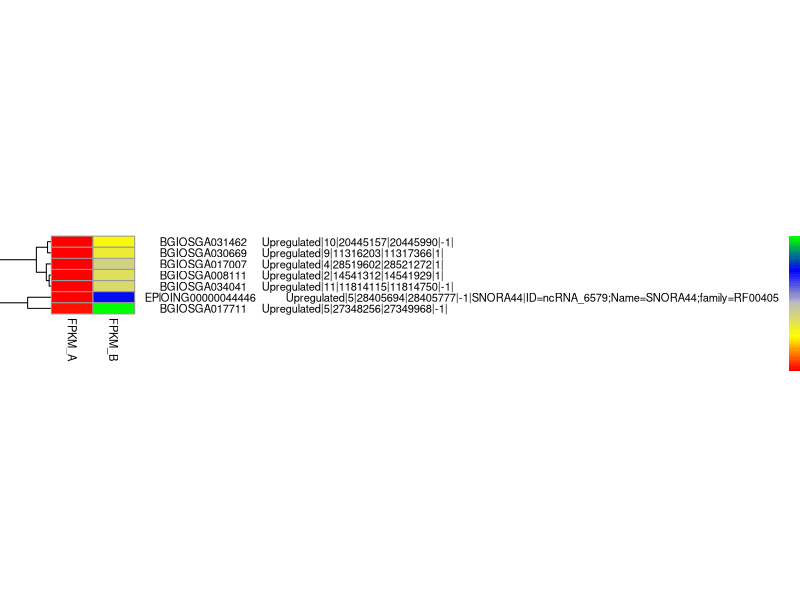

This chart was generated by the following R code:
library(pheatmap)
data <- read.csv("data.txt", sep="\t",header=TRUE, stringsAsFactors=F)
rnames <- paste(sprintf("% 20s",data[,1]),"\t",data[,2])
mat_data <- data.matrix(data[,3:ncol(data)])
rownames(mat_data) <- rnames
png("heatmap.png", width=3100,height=2000, res=315, pointsize=12)
pheatmap(mat_data,color=colorRampPalette(c("red","yellow","grey","blue","green"))(60),cluster_row = FALSE,cluster_cols=FALSE,fontsize = 8,cellwidth=30,cellheight=8, cluster_rows = TRUE, display_numbers=F)
dev.off()
